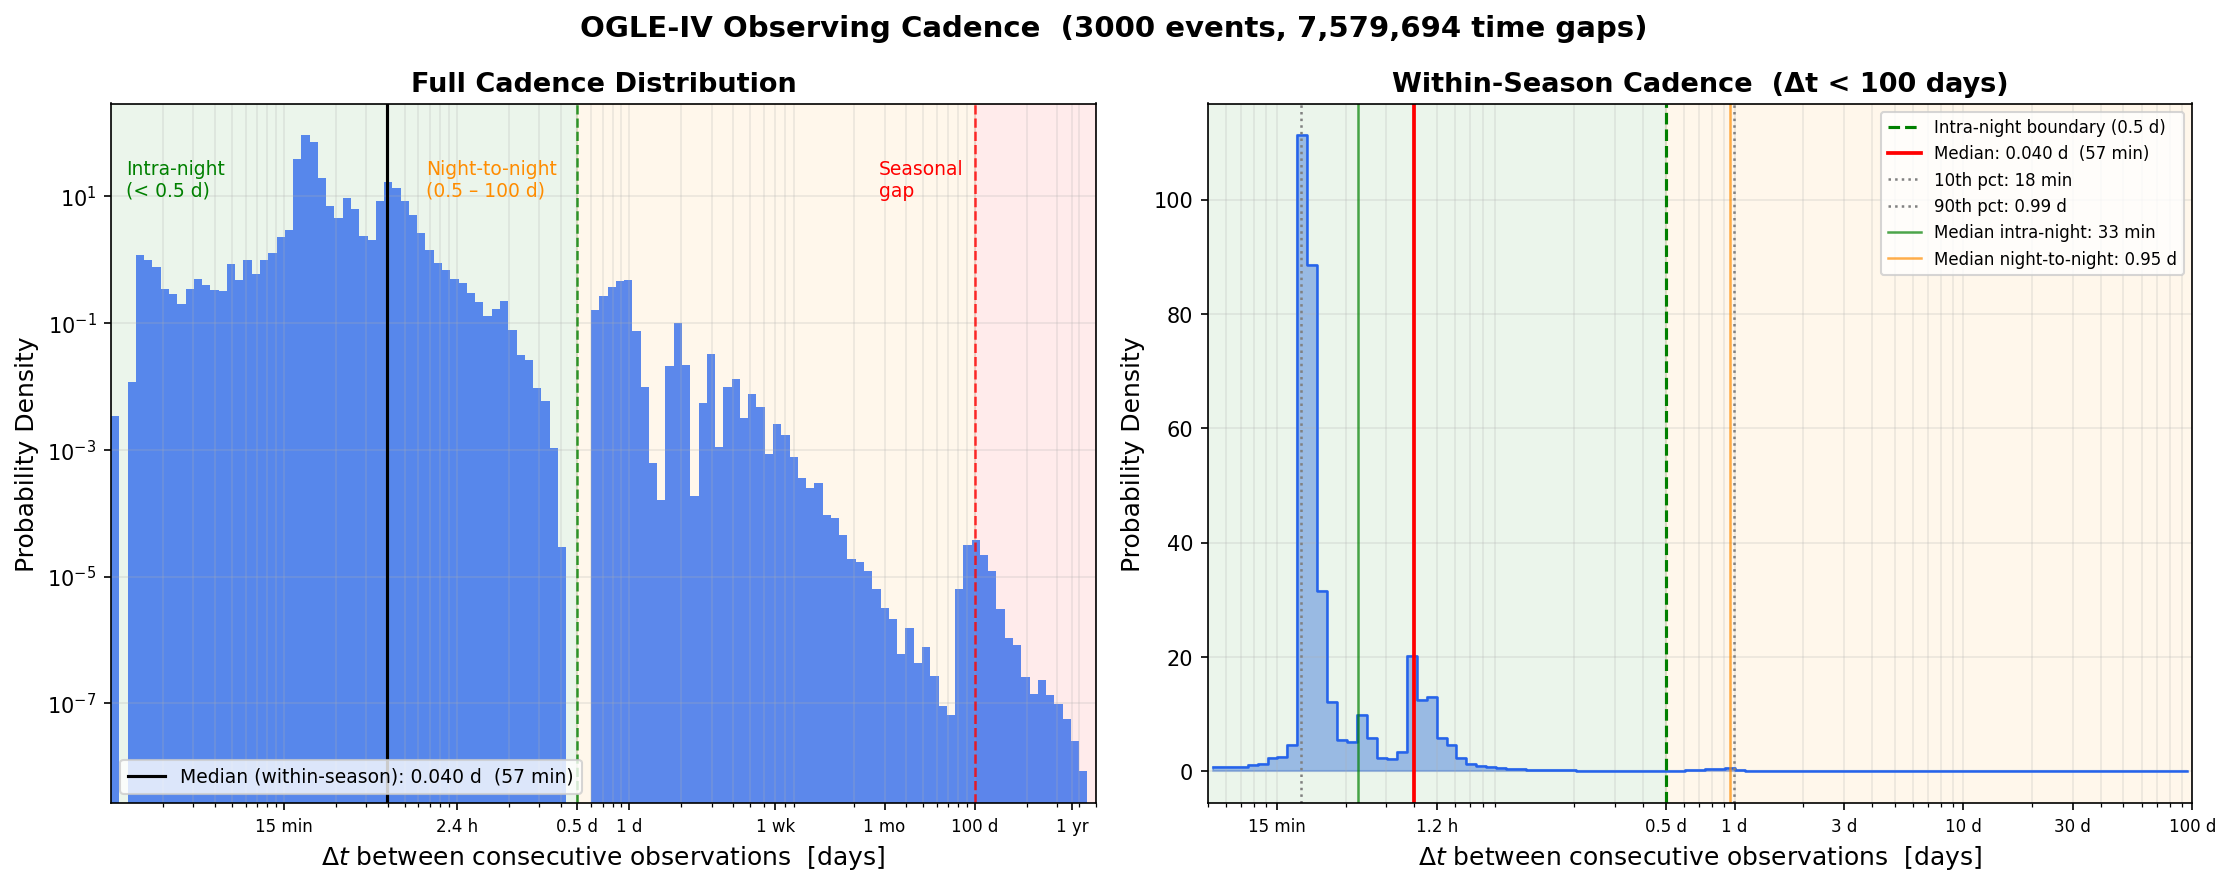

This chart was generated by the following Python code:
"""
OGLE-IV observing cadence distribution from 3000 EWS event light curves.

Loads ogle_phot_raw.npz (produced by fetch_phot.py) and characterises the
time-sampling pattern of OGLE-IV microlensing observations:

  - Within-season cadence : Δt < 100 days  (actual observing gaps)
  - Seasonal gaps         : Δt >= 100 days  (Galactic Bulge behind the Sun)
  - Visibility fraction   : fraction of the year the bulge is observable

Outputs
-------
  cadence_model.npz  -- Δt distribution + key statistics
  cadence_model.png  -- two-panel annotated figure
"""

from pathlib import Path

import matplotlib
matplotlib.use("Agg")
import matplotlib.pyplot as plt
import numpy as np

# ── Paths ─────────────────────────────────────────────────────────────────────
HERE       = Path(__file__).parent
INPUT_NPZ  = HERE / "ogle_phot_raw.npz"
OUTPUT_NPZ = HERE / "cadence_model.npz"

# ── Thresholds ────────────────────────────────────────────────────────────────
SEASONAL_GAP = 100.0    # Δt >= 100 days → bulge out of season
INTRANIGHT   = 0.5      # Δt < 0.5 days  → multiple obs within one night


def main():
    # ── 1. Load ───────────────────────────────────────────────────────────────
    print(f"Loading {INPUT_NPZ.name}...")
    d        = np.load(INPUT_NPZ)
    dt_all   = d["dt"]
    n_events = int(d["n_events"][0])
    print(f"  {len(dt_all):,} time gaps from {n_events} events")

    # ── 2. Split into regimes ─────────────────────────────────────────────────
    dt_season  = dt_all[dt_all >= SEASONAL_GAP]
    dt_inseason = dt_all[(dt_all > 0) & (dt_all < SEASONAL_GAP)]

    dt_intranight  = dt_inseason[dt_inseason <  INTRANIGHT]
    dt_internight  = dt_inseason[dt_inseason >= INTRANIGHT]

    frac_season   = len(dt_season)   / len(dt_all) * 100
    frac_innight  = len(dt_intranight) / len(dt_inseason) * 100
    frac_internight = len(dt_internight) / len(dt_inseason) * 100

    # Seasonal visibility: fraction of year the bulge is observable
    all_gaps_season = dt_season
    if len(all_gaps_season):
        mean_gap_days = np.mean(all_gaps_season)
        visibility_frac = 1.0 - mean_gap_days / 365.25
    else:
        mean_gap_days = 0
        visibility_frac = 1.0

    # ── 3. Key statistics ─────────────────────────────────────────────────────
    med_inseason  = np.median(dt_inseason)
    p10_inseason  = np.percentile(dt_inseason, 10)
    p90_inseason  = np.percentile(dt_inseason, 90)
    med_intranight = np.median(dt_intranight) if len(dt_intranight) else np.nan
    med_internight = np.median(dt_internight) if len(dt_internight) else np.nan

    print()
    print("--- Cadence summary ---")
    print(f"  Total dt values           : {len(dt_all):>10,}")
    print(f"  Within-season (<100 d)    : {len(dt_inseason):>10,}  ({100-frac_season:.1f}%)")
    print(f"    Intra-night (<0.5 d)    : {len(dt_intranight):>10,}  ({frac_innight:.1f}% of within-season)")
    print(f"    Night-to-night (>=0.5 d): {len(dt_internight):>10,}  ({frac_internight:.1f}%)")
    print(f"  Seasonal gaps (>=100 d)   : {len(dt_season):>10,}  ({frac_season:.1f}%)")
    print()
    print(f"  Median dt (within-season) : {med_inseason:.4f} d  ({med_inseason*24*60:.1f} min)")
    print(f"  10th pct dt               : {p10_inseason:.4f} d  ({p10_inseason*24*60:.1f} min)")
    print(f"  90th pct dt               : {p90_inseason:.4f} d  ({p90_inseason*24*60:.1f} h)")
    if not np.isnan(med_intranight):
        print(f"  Median intra-night dt     : {med_intranight:.4f} d  ({med_intranight*24*60:.1f} min)")
    print(f"  Median night-to-night dt  : {med_internight:.3f} d")
    print(f"  Mean seasonal gap         : {mean_gap_days:.0f} days")
    print(f"  Bulge visibility fraction : {visibility_frac:.2f}  ({visibility_frac*365.25:.0f} days/year)")

    # ── 4. Save ───────────────────────────────────────────────────────────────
    np.savez_compressed(
        OUTPUT_NPZ,
        dt_inseason    = dt_inseason,
        dt_season      = dt_season,
        stats = np.array([
            med_inseason, p10_inseason, p90_inseason,
            med_intranight, med_internight,
            mean_gap_days, visibility_frac,
        ]),
    )
    print(f"\nSaved cadence model -> {OUTPUT_NPZ}")

    # ── 5. Plots ──────────────────────────────────────────────────────────────
    fig, axes = plt.subplots(1, 2, figsize=(15, 6))
    fig.suptitle(
        f"OGLE-IV Observing Cadence  ({n_events} events, "
        f"{len(dt_all):,} time gaps)",
        fontsize=14, fontweight="bold",
    )

    # ── Panel A: full Δt distribution (all regimes) ───────────────────────────
    ax = axes[0]

    bins_full = np.logspace(np.log10(0.001), np.log10(500), 120)
    ax.hist(dt_all[dt_all > 0], bins=bins_full, density=True,
            color="#2563eb", edgecolor="none", alpha=0.75)
    ax.set_xscale("log")
    ax.set_yscale("log")

    # Annotate regimes with shaded bands
    ax.axvspan(0.001,      INTRANIGHT,   alpha=0.08, color="green",  zorder=0)
    ax.axvspan(INTRANIGHT, SEASONAL_GAP, alpha=0.08, color="orange", zorder=0)
    ax.axvspan(SEASONAL_GAP, 500,        alpha=0.08, color="red",    zorder=0)

    # Vertical boundaries
    ax.axvline(INTRANIGHT,   color="green",  ls="--", lw=1.2, alpha=0.8)
    ax.axvline(SEASONAL_GAP, color="red",    ls="--", lw=1.2, alpha=0.8)

    # Labels inside the bands
    ymax_ax = ax.get_ylim()[1] if ax.get_ylim()[1] > 0 else 10
    ax.text(0.015,       0.92, "Intra-night\n(< 0.5 d)",
            transform=ax.transAxes, color="green",  fontsize=9, va="top")
    ax.text(0.32,        0.92, "Night-to-night\n(0.5 – 100 d)",
            transform=ax.transAxes, color="darkorange", fontsize=9, va="top")
    ax.text(0.78,        0.92, "Seasonal\ngap",
            transform=ax.transAxes, color="red",    fontsize=9, va="top")

    # Median line
    ax.axvline(med_inseason, color="black", ls="-", lw=1.5,
               label=f"Median (within-season): {med_inseason:.3f} d  "
                     f"({med_inseason*24*60:.0f} min)")

    ax.set_xlabel(r"$\Delta t$ between consecutive observations  [days]", fontsize=12)
    ax.set_ylabel("Probability Density", fontsize=12)
    ax.set_title("Full Cadence Distribution", fontsize=13, fontweight="bold")
    ax.legend(fontsize=9, loc="lower left")
    ax.grid(True, which="both", alpha=0.25)

    # Custom x-tick labels in human-readable units
    ticks = [0.01, 0.1, 0.5, 1, 7, 30, 100, 365]
    labels = ["15 min", "2.4 h", "0.5 d", "1 d", "1 wk", "1 mo", "100 d", "1 yr"]
    ax.set_xticks(ticks)
    ax.set_xticklabels(labels, fontsize=8)
    ax.set_xlim(0.001, 500)

    # ── Panel B: within-season cadence zoomed in ──────────────────────────────
    ax2 = axes[1]

    bins_ws = np.logspace(np.log10(0.005), np.log10(SEASONAL_GAP), 100)
    counts, edges = np.histogram(dt_inseason, bins=bins_ws, density=True)
    centers = np.sqrt(edges[:-1] * edges[1:])  # geometric mean for log bins

    ax2.fill_between(centers, counts, alpha=0.4, color="#2563eb", step="mid")
    ax2.step(centers, counts, where="mid", color="#2563eb", lw=1.2)
    ax2.set_xscale("log")

    # Intra-night / inter-night boundary
    ax2.axvline(INTRANIGHT, color="green", ls="--", lw=1.5,
                label=f"Intra-night boundary (0.5 d)")
    ax2.axvspan(0.005,      INTRANIGHT,   alpha=0.08, color="green")
    ax2.axvspan(INTRANIGHT, SEASONAL_GAP, alpha=0.08, color="orange")

    # Median and percentile markers
    ax2.axvline(med_inseason, color="red", ls="-", lw=1.8,
                label=f"Median: {med_inseason:.3f} d  ({med_inseason*24*60:.0f} min)")
    ax2.axvline(p10_inseason, color="gray", ls=":", lw=1.2,
                label=f"10th pct: {p10_inseason*24*60:.0f} min")
    ax2.axvline(p90_inseason, color="gray", ls=":", lw=1.2,
                label=f"90th pct: {p90_inseason:.2f} d")

    if not np.isnan(med_intranight):
        ax2.axvline(med_intranight, color="green", ls="-", lw=1.2, alpha=0.7,
                    label=f"Median intra-night: {med_intranight*24*60:.0f} min")
    ax2.axvline(med_internight, color="darkorange", ls="-", lw=1.2, alpha=0.7,
                label=f"Median night-to-night: {med_internight:.2f} d")

    ticks2 = [0.01, 0.05, 0.5, 1, 3, 10, 30, 100]
    labels2 = ["15 min", "1.2 h", "0.5 d", "1 d", "3 d", "10 d", "30 d", "100 d"]
    ax2.set_xticks(ticks2)
    ax2.set_xticklabels(labels2, fontsize=8)
    ax2.set_xlim(0.005, SEASONAL_GAP)

    ax2.set_xlabel(r"$\Delta t$ between consecutive observations  [days]", fontsize=12)
    ax2.set_ylabel("Probability Density", fontsize=12)
    ax2.set_title("Within-Season Cadence  (Δt < 100 days)", fontsize=13, fontweight="bold")
    ax2.legend(fontsize=8, loc="upper right")
    ax2.grid(True, which="both", alpha=0.25)

    fig.tight_layout()
    out_fig = HERE / "cadence_model.png"
    fig.savefig(out_fig, dpi=150, bbox_inches="tight")
    print(f"Saved figure     -> {out_fig}")
    plt.close(fig)


main()
